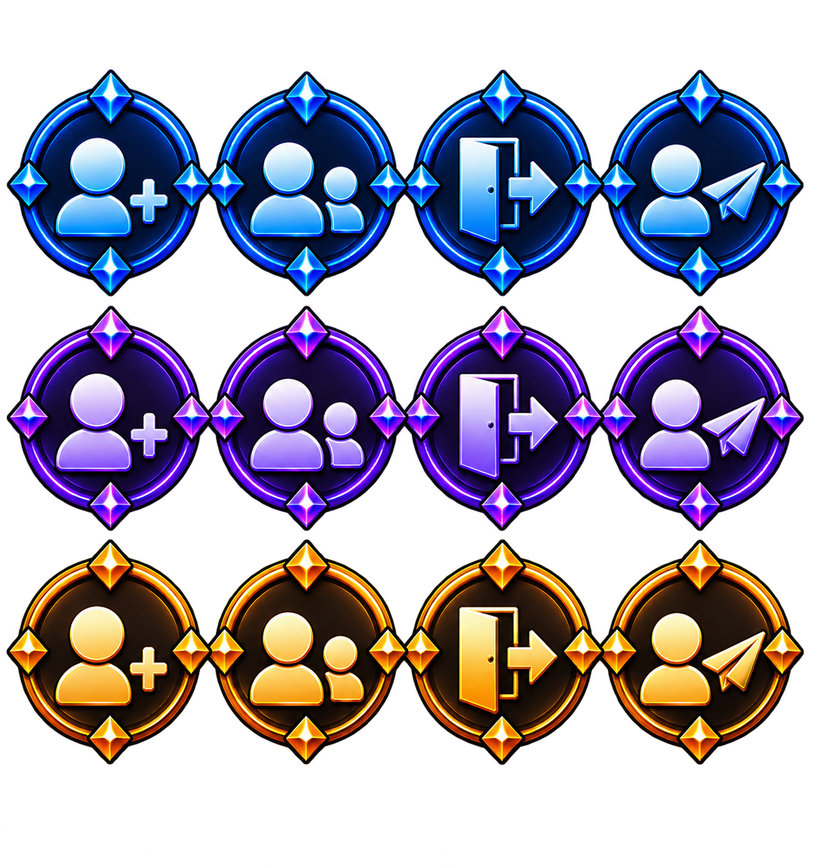
#> input picture brand-data/prompts/iconos2.png, 813 x 868 px, shrunk from 1214 x 1295 before the run, found by its file name
$ python find_major_iconos2.py
#> lines starting #> are read from the running program, lines starting #| are printed output that depends on the picture; after the words box and inside, x2 and y2 are one past the last pixel; in counts of white or black regions, pixels touching at a corner belong together
from PIL import Image
import numpy as np
from scipy.ndimage import label, find_objects, binary_dilation
from pathlib import Path

im = Image.open(r'C:\Users\roman\Downloads\iconos2.png').convert('RGBA')
#> im is the input picture: PIL image 813x868 RGBA; mean R, G, B, A 42.1, 37.1, 55.5, 124.3
arr = np.array(im)
alpha = arr[:, :, 3] > 30
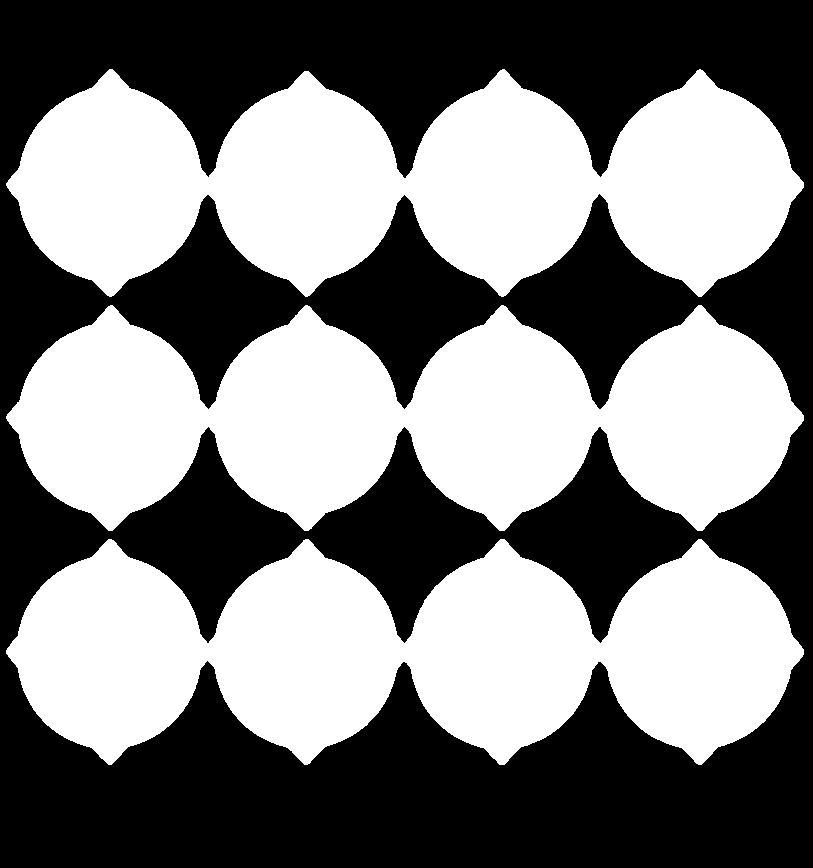
#> alpha: shape (868, 813) bool; 49.7% white; 3 white regions, box (x1, y1, x2, y2) and area: (6, 69, 804, 297) 117245, (6, 539, 804, 765) 117031, (6, 305, 804, 531) 116185

# Dilate by 10px so separated pixels belonging to one icon merge
dil = binary_dilation(alpha, iterations=10)
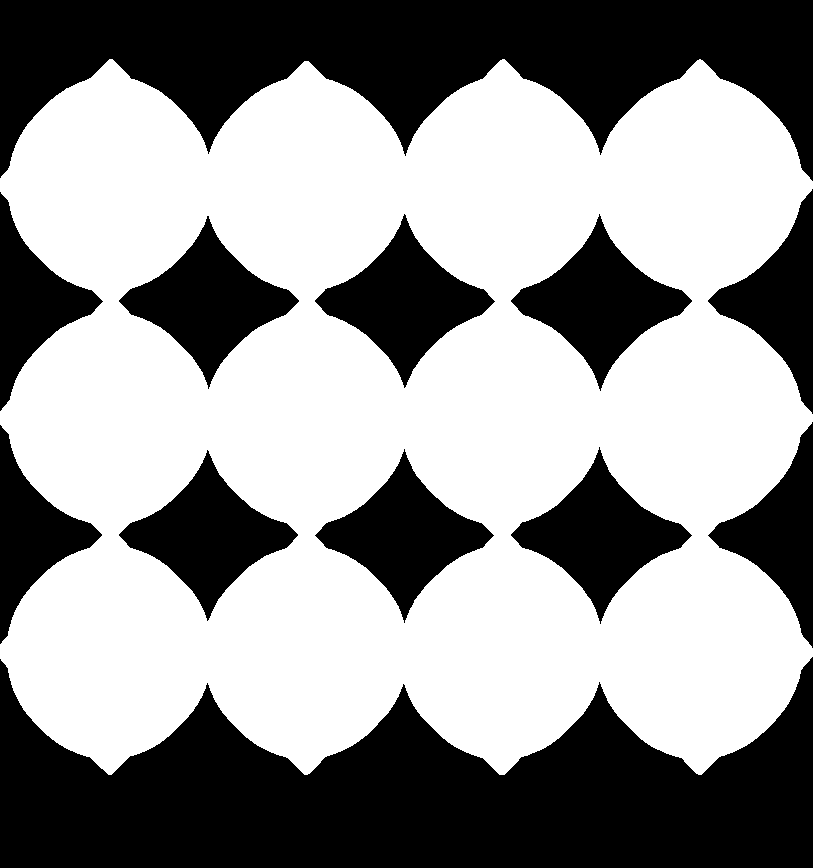
#> dil: shape (868, 813) bool; 58.2% white; 12 black regions, largest, box (x1, y1, x2, y2) and area: (0, 657, 813, 868) 106460, (0, 0, 813, 181) 80718, (511, 214, 692, 391) 12292
lbl, n = label(dil)
#> n = 1
objs = find_objects(lbl)
#> objs = 1 item

print(f'Merged regions: {n}')
#| Merged regions: 1
out_dir = Path('brand-data/iconos2_crops')
out_dir.mkdir(parents=True, exist_ok=True)

crops = []
for i, sl in enumerate(objs):
    sy, sx = sl
    w = sx.stop - sx.start
    h = sy.stop - sy.start
    if w >= 80 and h >= 80:
        c = im.crop((sx.start, sy.start, sx.stop, sy.stop))
        crops.append((sx.start, sy.start, w, h, c))
#> this loop made 1 pass
#> (w, h) on pass 1: (813, 716)
#> pass 1, `c = im.crop((sx.start, sy.start, sx.stop, sy.stop))`:
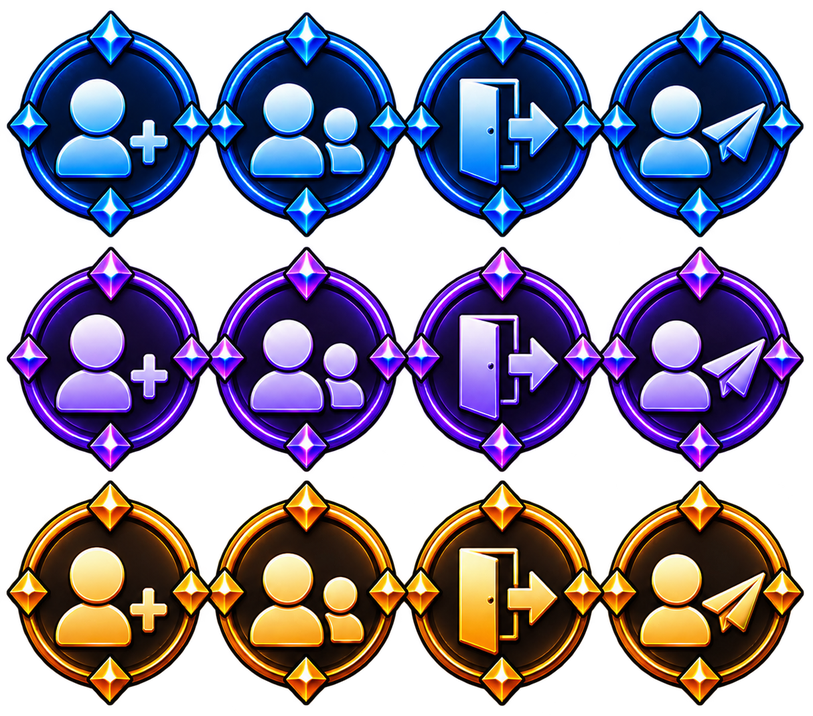
#> c: PIL image 813x716 RGBA; mean R, G, B, A 51, 45, 67.2, 150.7; transparent parts drawn white
#> after the loop, crops = 1 item

print(f'Found {len(crops)} major icons!')
#| Found 1 major icons!
for idx, (x, y, w, h, c) in enumerate(crops):
    c.save(out_dir / f'major_{idx:02d}_x{x}_y{y}_{w}x{h}.png')
    print(f'  #{idx:02d}: at ({x},{y}), size {w}x{h}')
#> this loop made 1 pass
#> (x, y, w, h) on pass 1: (0, 59, 813, 716)
#|   #00: at (0,59), size 813x716
